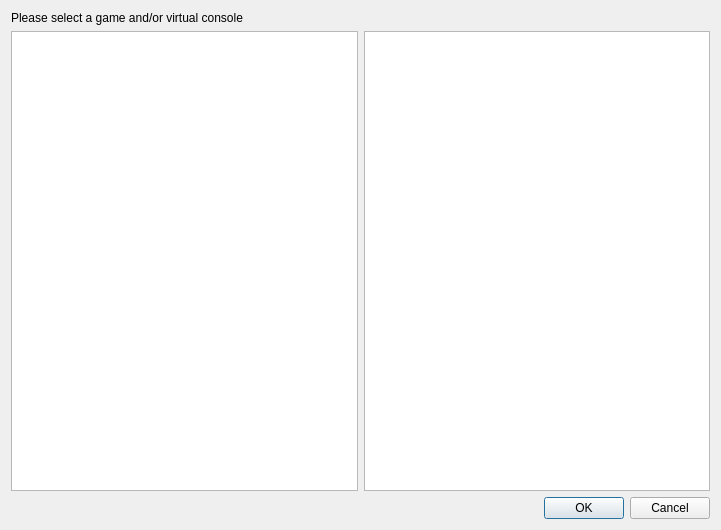
<?xml version="1.0" encoding="UTF-8"?>
<ui version="4.0">
 <class>ar::gui::virtual_console_and_game_picker_dialog</class>
 <widget class="QDialog" name="ar::gui::virtual_console_and_game_picker_dialog">
  <property name="geometry">
   <rect>
    <x>0</x>
    <y>0</y>
    <width>721</width>
    <height>530</height>
   </rect>
  </property>
  <property name="windowTitle">
   <string>Virtual Console Launcher</string>
  </property>
  <property name="windowIcon">
   <iconset resource="../../../resources/resources.qrc">
    <normaloff>:/appicon.ico</normaloff>:/appicon.ico</iconset>
  </property>
  <layout class="QVBoxLayout" name="verticalLayout">
   <item>
    <widget class="QLabel" name="label">
     <property name="text">
      <string>Please select a game and/or virtual console</string>
     </property>
    </widget>
   </item>
   <item>
    <layout class="QHBoxLayout" name="horizontalLayout">
     <item>
      <widget class="QListWidget" name="game_list"/>
     </item>
     <item>
      <widget class="QListWidget" name="virtual_console_list"/>
     </item>
    </layout>
   </item>
   <item>
    <widget class="QDialogButtonBox" name="buttonBox">
     <property name="orientation">
      <enum>Qt::Horizontal</enum>
     </property>
     <property name="standardButtons">
      <set>QDialogButtonBox::Cancel|QDialogButtonBox::Ok</set>
     </property>
    </widget>
   </item>
  </layout>
 </widget>
 <resources>
  <include location="../../../resources/resources.qrc"/>
 </resources>
 <connections>
  <connection>
   <sender>buttonBox</sender>
   <signal>accepted()</signal>
   <receiver>ar::gui::virtual_console_and_game_picker_dialog</receiver>
   <slot>accept()</slot>
   <hints>
    <hint type="sourcelabel">
     <x>248</x>
     <y>254</y>
    </hint>
    <hint type="destinationlabel">
     <x>157</x>
     <y>274</y>
    </hint>
   </hints>
  </connection>
  <connection>
   <sender>buttonBox</sender>
   <signal>rejected()</signal>
   <receiver>ar::gui::virtual_console_and_game_picker_dialog</receiver>
   <slot>reject()</slot>
   <hints>
    <hint type="sourcelabel">
     <x>316</x>
     <y>260</y>
    </hint>
    <hint type="destinationlabel">
     <x>286</x>
     <y>274</y>
    </hint>
   </hints>
  </connection>
 </connections>
</ui>
